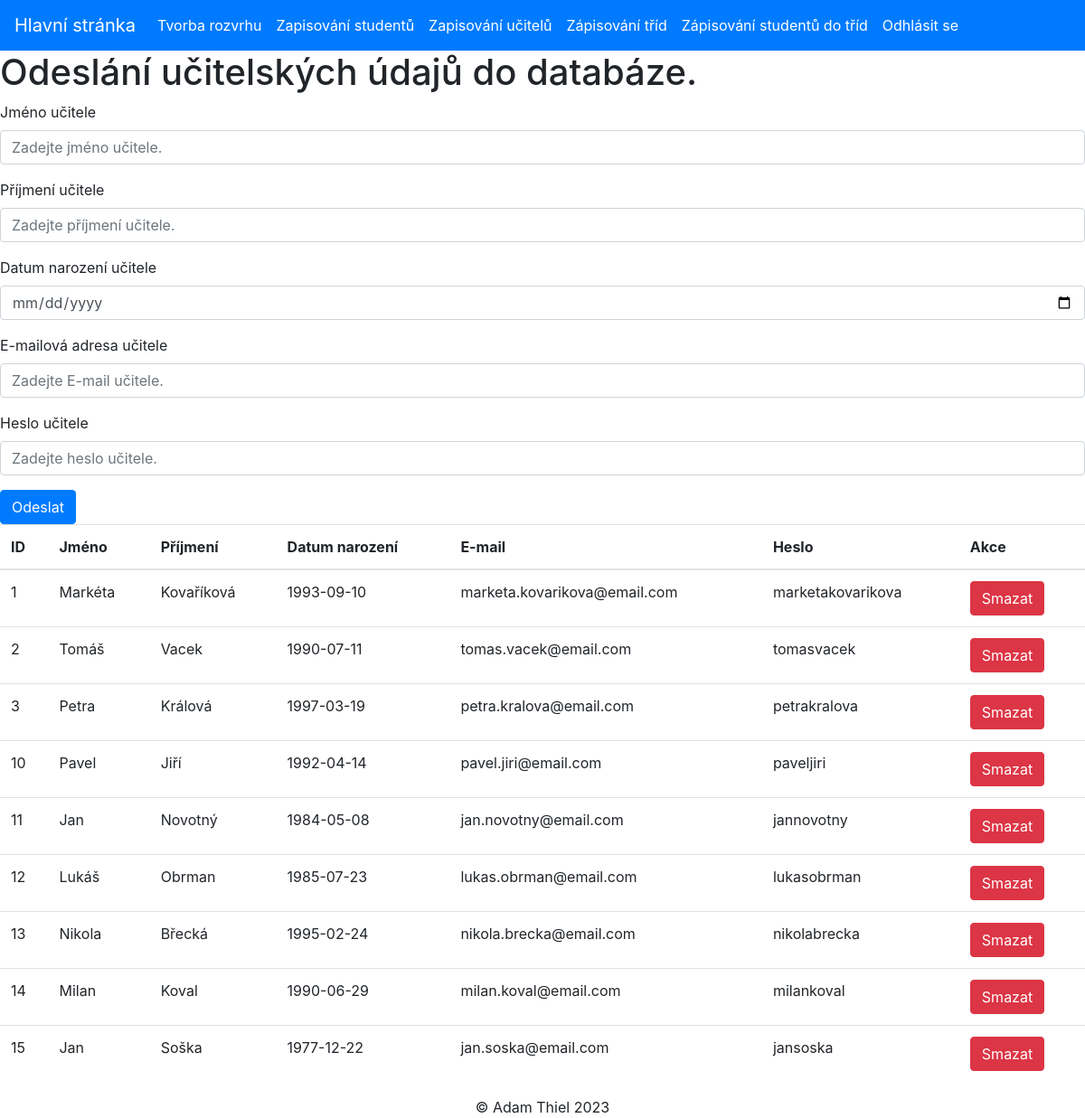
The page /admin/zapisovani_ucitelu.php on the database its author committed.
### tables this page shows
CREATE TABLE `ucitel` (
  `ID_ucitel` int(11) NOT NULL,
  `jmeno` varchar(20) NOT NULL,
  `prijmeni` varchar(20) NOT NULL,
  `datum_narozeni` date NOT NULL,
  `email` varchar(30) NOT NULL,
  `heslo` varchar(50) NOT NULL
);

### admin/zapisovani_ucitelu.php (the view, shortened to what this page needs)
<?php
include_once "../include/db_connect.php";
$sql2 = "SELECT ID_ucitel, jmeno, prijmeni, datum_narozeni, email, heslo FROM ucitel";
$result = mysqli_query($conn, $sql2);
$zaznamy = mysqli_fetch_all($result, MYSQLI_ASSOC);
?>
<!DOCTYPE html>
<html>
  <head>
    <link rel="stylesheet" href="https://maxcdn.bootstrapcdn.com/bootstrap/4.5.2/css/bootstrap.min.css">
  </head>
  <body>
  <nav class="navbar navbar-expand-lg navbar-light bg-primary">
  <a class="navbar-brand text-white" href="hlstranka_admin.php">Hlavní stránka</a>
  <div class="collapse navbar-collapse" id="navbarNav">
    <ul class="navbar-nav">
      <li class="nav-item">
        <a class="nav-link text-white" href="tvorba_rozvrhu.php">Tvorba rozvrhu</a>
      </li>
      <li class="nav-item">
        <a class="nav-link text-white" href="zapisovani_studentu.php">Zapisování studentů</a>
      </li>
      <li class="nav-item">
        <a class="nav-link text-white" href="zapisovani_ucitelu.php">Zapisování učitelů</a>
      </li>
      <li class="nav-item">
        <a class="nav-link text-white" href="zapis_trid.php">Zápisování tříd</a>
      </li>
      <li class="nav-item">
        <a class="nav-link text-white" href="zapis_studentu_do_trid.php">Zápisování studentů do tříd</a>
      </li>
      <li class="nav-item">
        <a class="nav-link text-white" href="../index.php">Odhlásit se</a>
      </li>
    </ul>
  </div>
</nav>
<div>
  <h1>Odeslání učitelských údajů do databáze.</h1>
<form method="POST">
  <div class="form-group">
    <label for="jmeno">Jméno učitele</label>
    <input type="text" class="form-control" name="jmeno" placeholder="Zadejte jméno učitele."required>
  </div>
  <div class="form-group">
    <label for="prijmeni">Příjmení učitele</label>
    <input type="text" class="form-control" name="prijmeni" placeholder="Zadejte příjmení učitele."required>
  </div>
  <div class="form-group">
    <label for="datum_narozeni">Datum narození učitele</label>
    <input type="date" class="form-control" name="datum_narozeni"required>
  </div>
  <div class="form-group">
    <label for="email">E-mailová adresa učitele</label>
    <input type="email" class="form-control" name="email" placeholder="Zadejte E-mail učitele."required>
  </div>
  <div class="form-group">
    <label for="heslo">Heslo učitele</label>
    <input type="text" class="form-control" name="heslo" placeholder="Zadejte heslo učitele."required>
  </div>
  <button type="submit" class="btn btn-primary">Odeslat</button>
</form>
</div>
<table class="table table-hover">
  <thead>
    <tr>
      <th>ID</th>
      <th>Jméno</th>
      <th>Příjmení</th>
      <th>Datum narození</th>
      <th>E-mail</th>
      <th>Heslo</th>
      <th>Akce</th>
    </tr>
  </thead>
  <tbody>
    <?php
      foreach ($zaznamy as $zaznam) {
        echo "<tr>";
        echo "<td>" . $zaznam["ID_ucitel"] . "</td>";
        echo "<td>" . $zaznam["jmeno"] . "</td>";
        echo "<td>" . $zaznam["prijmeni"] . "</td>";
        echo "<td>" . $zaznam["datum_narozeni"] . "</td>";
        echo "<td>" . $zaznam["email"] . "</td>";
        echo "<td>" . $zaznam["heslo"] . "</td>";
        echo "<td>";
        echo "<a type='button' onclick='confirmDelete(".$zaznam["ID_ucitel"].");'class='btn btn-danger'>Smazat</a>";
        echo "</td>";
        echo "</tr>";
      }
    ?>
  </tbody>
</table>
  </body>
  <footer>
  <p style="padding: 0; margin: 0; text-align: center">&copy Adam Thiel 2023</p>
</footer>
</html>

### rows shown on the page
ucitel: ID_ucitel "1", jmeno "Markéta", prijmeni "Kovaříková", datum_narozeni "1993-09-10", email "marketa.kovarikova@email.com", heslo "marketakovarikova"
ucitel: ID_ucitel "2", jmeno "Tomáš", prijmeni "Vacek", datum_narozeni "1990-07-11", email "tomas.vacek@email.com", heslo "tomasvacek"
ucitel: ID_ucitel "3", jmeno "Petra", prijmeni "Králová", datum_narozeni "1997-03-19", email "petra.kralova@email.com", heslo "petrakralova"
ucitel: ID_ucitel "10", jmeno "Pavel", prijmeni "Jiří", datum_narozeni "1992-04-14", email "pavel.jiri@email.com", heslo "paveljiri"
ucitel: ID_ucitel "11", jmeno "Jan", prijmeni "Novotný", datum_narozeni "1984-05-08", email "jan.novotny@email.com", heslo "jannovotny"
ucitel: ID_ucitel "12", jmeno "Lukáš", prijmeni "Obrman", datum_narozeni "1985-07-23", email "lukas.obrman@email.com", heslo "lukasobrman"
ucitel: ID_ucitel "13", jmeno "Nikola", prijmeni "Břecká", datum_narozeni "1995-02-24", email "nikola.brecka@email.com", heslo "nikolabrecka"
ucitel: ID_ucitel "14", jmeno "Milan", prijmeni "Koval", datum_narozeni "1990-06-29", email "milan.koval@email.com", heslo "milankoval"
ucitel: ID_ucitel "15", jmeno "Jan", prijmeni "Soška", datum_narozeni "1977-12-22", email "jan.soska@email.com", heslo "jansoska"
